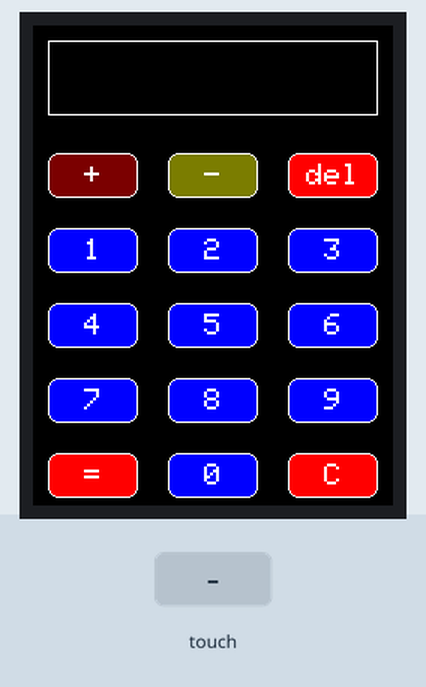
The sketch below on a simulated Arduino Uno, built with avr-gcc and run on an emulated ATmega328P. Shown: 240×320 colour display. The test bench sets the inputs (shaded band).

Above: at 1.4 s.
1.5 s: touch panel pressed at 13 % / 10 % of its raw x / y range
At 1.62 s:
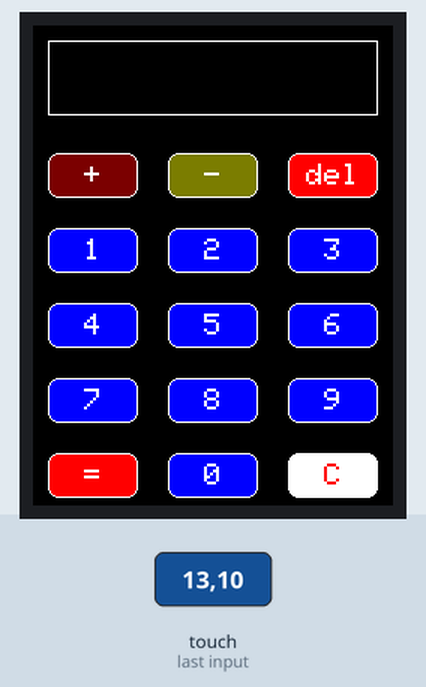
3.2 s: touch panel pressed at 13 % / 70 % of its raw x / y range
At 3.31 s:
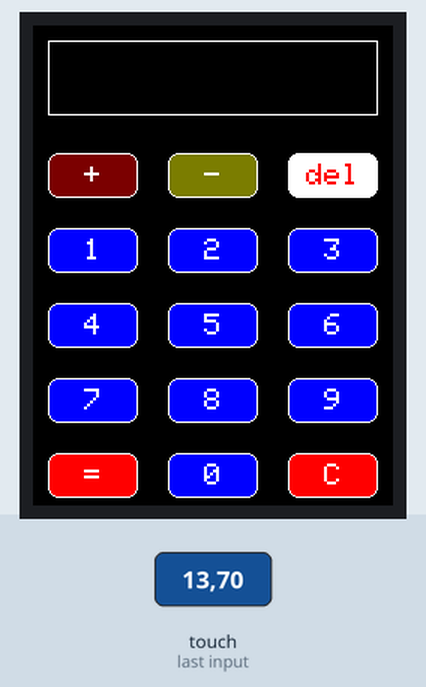
4.9 s: touch panel pressed at 87 % / 70 % of its raw x / y range
At 5.6 s:
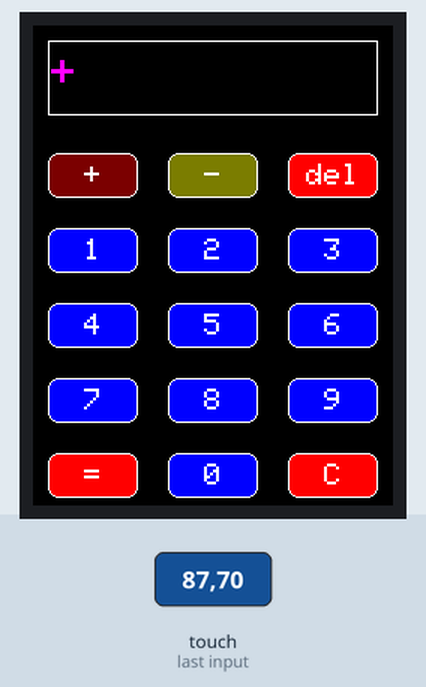
6.6 s: touch panel pressed at 87 % / 10 % of its raw x / y range
At 7.3 s:
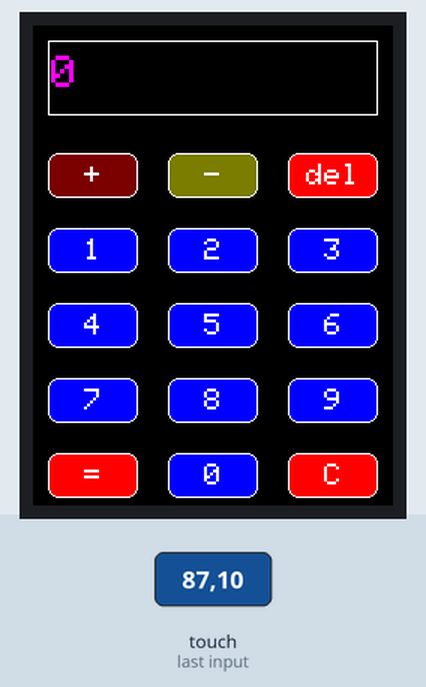
8.3 s: touch panel pressed at 13 % / 10 % of its raw x / y range
At 8.9 s:
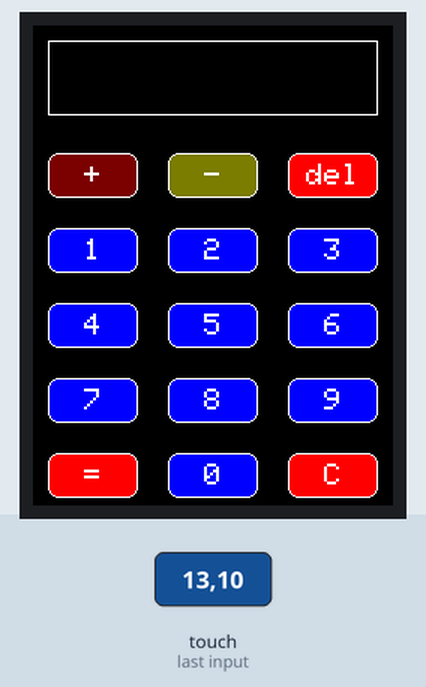
10.0 s: touch panel pressed at 87 % / 10 % of its raw x / y range
At 10.12 s:
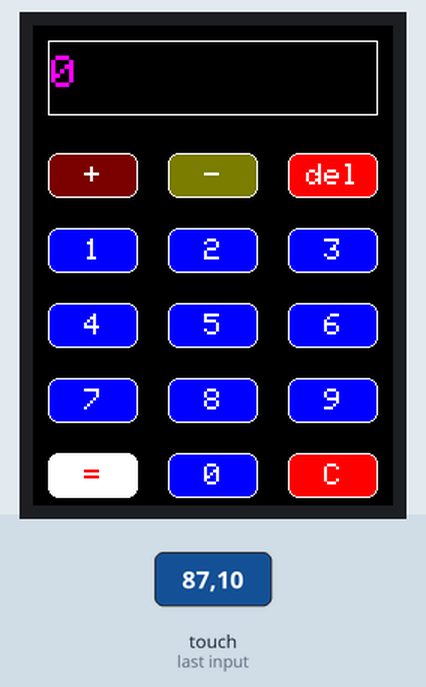
Timing chart, 0 to 12.7 s (numbered marks = the images above; inputs shaded):
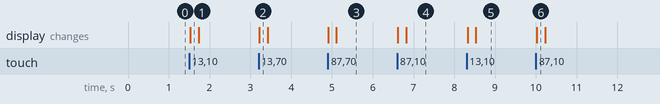

Measured:
- after the input at 1.5 s, the display: changes at once (image 1)
- after the input at 3.2 s, the display: changes at once (image 2)
- after the input at 4.9 s, the display: first changes at once (image 3 shows a later state)
- after the input at 6.6 s, the display: first changes at once (image 4 shows a later state)
- after the input at 8.3 s, the display: first changes at once (image 5 shows a later state)
- after the input at 10.0 s, the display: changes at once (image 6)

The sketch:

Kalkulator_LCD_Touch_screen.ino
```cpp
/*************************************
 * Program : Project 50. Kalkulator LCD Touch screen
 * Input   : LCD TFT
 * 125 Proyek Arduino Inkubatek
 * www.tokotronik.com
 * ***********************************/
#include <Adafruit_GFX.h>
#include <Adafruit_TFTLCD.h>
#include <TouchScreen.h>

#define LCD_CS A3
#define LCD_CD A2
#define LCD_WR A1
#define LCD_RD A0

#define LCD_RESET A4

#define BLACK   0x0000
#define BLUE    0x001F
#define RED     0xF800
#define GREEN   0x07E0
#define CYAN    0x07FF
#define MAGENTA 0xF81F
#define YELLOW  0xFFE0
#define WHITE   0xFFFF

#define BLACK         0x0000        /*   0,   0,   0 */
#define NAVY          0x000F        /*   0,   0, 128 */
#define DARKGREEN     0x03E0        /*   0, 128,   0 */
#define DARKCYAN      0x03EF        /*   0, 128, 128 */
#define MAROON        0x7800        /* 128,   0,   0 */
#define PURPLE        0x780F        /* 128,   0, 128 */
#define OLIVE         0x7BE0        /* 128, 128,   0 */
#define LIGHTGREY     0xC618        /* 192, 192, 192 */
#define DARKGREY      0x7BEF        /* 128, 128, 128 */
#define BLUE          0x001F        /*   0,   0, 255 */
#define GREEN         0x07E0        /*   0, 255,   0 */
#define CYAN          0x07FF        /*   0, 255, 255 */
#define RED           0xF800        /* 255,   0,   0 */
#define MAGENTA       0xF81F        /* 255,   0, 255 */
#define YELLOW        0xFFE0        /* 255, 255,   0 */
#define WHITE         0xFFFF        /* 255, 255, 255 */
#define ORANGE        0xFD20        /* 255, 165,   0 */
#define GREENYELLOW   0xAFE5        /* 173, 255,  47 */
#define PINK          0xF81F

#define BUTTON_X 40
#define BUTTON_Y 100
#define BUTTON_W 60
#define BUTTON_H 30
#define BUTTON_SPACING_X 20
#define BUTTON_SPACING_Y 20
#define BUTTON_TEXTSIZE 2

#define TEXT_X 10
#define TEXT_Y 10
#define TEXT_W 220
#define TEXT_H 50
#define TEXT_TSIZE 3
#define TEXT_TCOLOR MAGENTA

#define TEXT_LEN 12
char textfield[TEXT_LEN+1] = "";
uint8_t textfield_i=0;
byte f_hitung=0;
String angkaStr="";
long hitung, angka;
long bil1, bil2, hasil;
byte geser, awal;

#define YP A3
#define XM A2
#define YM 9
#define XP 8

#define TS_MINX 150
#define TS_MINY 120
#define TS_MAXX 920
#define TS_MAXY 940
#define STATUS_X 10
#define STATUS_Y 65

Adafruit_TFTLCD tft(LCD_CS, LCD_CD, LCD_WR, LCD_RD, LCD_RESET);
TouchScreen ts = TouchScreen(XP, YP, XM, YM, 300);

Adafruit_GFX_Button buttons[15];
char buttonlabels[15][5] = {"+", "-", "del",
                            "1", "2", "3",
                            "4", "5", "6",
                            "7", "8", "9",
                            "=", "0", "C" };
uint16_t buttoncolors[15] = {MAROON, OLIVE, RED,
                             BLUE,   BLUE,  BLUE,
                             BLUE,   BLUE,  BLUE,
                             BLUE,   BLUE,  BLUE,
                             RED,    BLUE,  RED};

void setup(void) {
  tft.reset();

  uint16_t identifier = tft.readID();
  if(identifier==0x0101)identifier=0x9341;

  tft.begin(identifier);
  tft.fillScreen(BLACK);

  // create buttons
  for (uint8_t row=0; row<5; row++) {
    for (uint8_t col=0; col<3; col++) {
      buttons[col + row*3].initButton(&tft, BUTTON_X+col*(BUTTON_W+BUTTON_SPACING_X),
      BUTTON_Y+row*(BUTTON_H+BUTTON_SPACING_Y),
      BUTTON_W, BUTTON_H, WHITE, buttoncolors[col+row*3], WHITE,
      buttonlabels[col + row*3], BUTTON_TEXTSIZE);
      buttons[col + row*3].drawButton();
    }
  }

  // Buat text berwarna putih
  tft.drawRect(TEXT_X, TEXT_Y, TEXT_W, TEXT_H, WHITE);
}

#define MINPRESSURE 10
#define MAXPRESSURE 1000

void loop(void) {
  digitalWrite(13, HIGH);
  TSPoint p = ts.getPoint();
  digitalWrite(13, LOW);

  pinMode(XM, OUTPUT);
  pinMode(YP, OUTPUT);


   if (p.z > MINPRESSURE && p.z < MAXPRESSURE) {
    p.x = map(p.x, TS_MINX, TS_MAXX, tft.width(), 0);
    p.y = map(p.y, TS_MINY, TS_MAXY, tft.height(), 0);
   }

  // baca semua tombol apakah ada yang ditekan
  for (uint8_t b=0; b<15; b++) {
    if (buttons[b].contains(p.x, p.y)) {
      //Serial.print("Pressing: "); Serial.println(b);
      buttons[b].press(true);  // tell the button it is pressed
    } else {
      buttons[b].press(false);  // tell the button it is NOT pressed
    }
  }

  // now we can ask the buttons if their state has changed
  for (uint8_t b=0; b<15; b++) {
    if (buttons[b].justReleased()) {
      buttons[b].drawButton();  //gambar tombol normal
    }

    if (buttons[b].justPressed()) {
        buttons[b].drawButton(true);  //gambar tombol dibalik/invert

        // Jika tombol yang ditekan bukan +, -, del, =, dan C
        // maka ambil data array sesuai dengan panjang text
        if ((b != 0) && (b != 1) && (b != 2) && (b != 12) && (b != 14)) {
          if (textfield_i < TEXT_LEN) {
            textfield[textfield_i] = buttonlabels[b][0];  //ambil data array
            textfield_i++;    //counter jumlah data array
            textfield[textfield_i] = 0;
          }
        }

        //---- penanganan tombol "del"
        if (b == 2) {
          textfield[textfield_i] = 0;
          if (textfield_i > 0) {  //jika textfield lebih besar dari nol
            textfield_i--;      //kurangi 1 datanya
            textfield[textfield_i] = ' '; //isi dengan spasi / kosong
          }
        }

        if (f_hitung>0){
          tft.setCursor((TEXT_X + 2)+(geser+18), TEXT_Y+10);
          tft.setTextColor(TEXT_TCOLOR, BLACK); // BLACK = text block
          tft.setTextSize(TEXT_TSIZE);          //ambil data ukuran text
          tft.print(textfield);         //tampilkan tulisan pada LCD
          tft.print(" ");
          angkaStr=textfield;
          angka=angkaStr.toInt();
          bil2=angka;
        }
        else{
          if(awal==0){ hapusDisplay(); awal=1; }
          tft.setCursor(TEXT_X + 2, TEXT_Y+10); // atur posisi kursor
          tft.setTextColor(TEXT_TCOLOR, BLACK); // BLACK = text block
          tft.setTextSize(TEXT_TSIZE);          //ambil data ukuran text
          tft.print(textfield);         //tampilkan tulisan pada LCD
          tft.print(" ");
          angkaStr=textfield;
          angka=angkaStr.toInt();
          bil1=angka;
        }

        //---- penanganan tombol "+"
        if (b == 0) {
          f_hitung=1;
          geser=textfield_i*18;
          tft.setCursor((TEXT_X+2)+geser, TEXT_Y+10);
          tft.print('+');
          for(char i=0;i<textfield_i;i++){
            textfield[i]=' ';
          }
          textfield_i=0;
        }

        //---- penanganan tombol "-"
        if (b == 1) {
          f_hitung=2;
          geser=textfield_i*18;
          tft.setCursor((TEXT_X+2)+geser, TEXT_Y+10);
          tft.print('-');
          for(char i=0;i<textfield_i;i++){
            textfield[i]=' ';
          }
          textfield_i=0;
        }

        //---- penanganan tombol "="
        if (b == 12) {
          if (f_hitung==1){
            hasil=bil1+bil2;
          }
          else if (f_hitung==2){
            hasil=bil1-bil2;
          }
          hapusDisplay();
          tft.setCursor(TEXT_X+2, TEXT_Y+10);
          tft.print(hasil);
          f_hitung=0;
          for(char i=0;i<textfield_i;i++){
            textfield[i]=' ';
          }
          angka=0;
          bil1=0;
          bil2=0;
          awal=0;
          geser=0;
          textfield_i=0;
        }

        //---- penanganan tombol "C"
        if (b == 14) {
          for(char i=0;i<textfield_i;i++){
            textfield[i]=' ';
          }
          textfield_i=0;
          geser=0;
          angka=0;
          awal=0;
          hapusDisplay();
        }

      delay(200); //debouncing
    }
  }

}
void hapusDisplay(){
    tft.fillRect(TEXT_X+2, TEXT_Y+2, TEXT_W-4, TEXT_H-4, BLACK);
}
```
